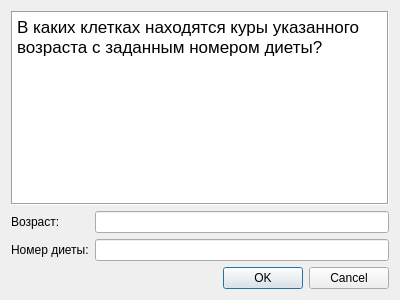
<?xml version="1.0" encoding="UTF-8"?>
<ui version="4.0">
 <class>ThirdRequestDialog</class>
 <widget class="QDialog" name="ThirdRequestDialog">
  <property name="geometry">
   <rect>
    <x>0</x>
    <y>0</y>
    <width>400</width>
    <height>300</height>
   </rect>
  </property>
  <property name="windowTitle">
   <string>Dialog</string>
  </property>
  <layout class="QGridLayout" name="gridLayout">
   <item row="1" column="0">
    <widget class="QLabel" name="label">
     <property name="text">
      <string>Возраст:</string>
     </property>
    </widget>
   </item>
   <item row="1" column="1">
    <widget class="QLineEdit" name="ageLineEdit"/>
   </item>
   <item row="2" column="0">
    <widget class="QLabel" name="label_2">
     <property name="text">
      <string>Номер диеты:</string>
     </property>
    </widget>
   </item>
   <item row="2" column="1">
    <widget class="QLineEdit" name="dietNumberLineEdit"/>
   </item>
   <item row="3" column="0" colspan="2">
    <widget class="QDialogButtonBox" name="buttonBox">
     <property name="orientation">
      <enum>Qt::Horizontal</enum>
     </property>
     <property name="standardButtons">
      <set>QDialogButtonBox::Cancel|QDialogButtonBox::Ok</set>
     </property>
    </widget>
   </item>
   <item row="0" column="0" colspan="2">
    <widget class="QTextEdit" name="textEdit">
     <property name="frameShape">
      <enum>QFrame::Box</enum>
     </property>
     <property name="readOnly">
      <bool>true</bool>
     </property>
     <property name="html">
      <string>&lt;!DOCTYPE HTML PUBLIC &quot;-//W3C//DTD HTML 4.0//EN&quot; &quot;http://www.w3.org/TR/REC-html40/strict.dtd&quot;&gt;
&lt;html&gt;&lt;head&gt;&lt;meta name=&quot;qrichtext&quot; content=&quot;1&quot; /&gt;&lt;style type=&quot;text/css&quot;&gt;
p, li { white-space: pre-wrap; }
&lt;/style&gt;&lt;/head&gt;&lt;body style=&quot; font-family:'.SF NS Text'; font-size:13pt; font-weight:400; font-style:normal;&quot;&gt;
&lt;p style=&quot; margin-top:12px; margin-bottom:12px; margin-left:0px; margin-right:0px; -qt-block-indent:0; text-indent:0px;&quot;&gt;&lt;span style=&quot; font-family:'Times New Roman'; color:#000000;&quot;&gt;В каких клетках находятся куры указанного возраста с заданным номером диеты?&lt;/span&gt; &lt;/p&gt;&lt;/body&gt;&lt;/html&gt;</string>
     </property>
    </widget>
   </item>
  </layout>
 </widget>
 <resources/>
 <connections>
  <connection>
   <sender>buttonBox</sender>
   <signal>accepted()</signal>
   <receiver>ThirdRequestDialog</receiver>
   <slot>accept()</slot>
   <hints>
    <hint type="sourcelabel">
     <x>248</x>
     <y>254</y>
    </hint>
    <hint type="destinationlabel">
     <x>157</x>
     <y>274</y>
    </hint>
   </hints>
  </connection>
  <connection>
   <sender>buttonBox</sender>
   <signal>rejected()</signal>
   <receiver>ThirdRequestDialog</receiver>
   <slot>reject()</slot>
   <hints>
    <hint type="sourcelabel">
     <x>316</x>
     <y>260</y>
    </hint>
    <hint type="destinationlabel">
     <x>286</x>
     <y>274</y>
    </hint>
   </hints>
  </connection>
 </connections>
</ui>
